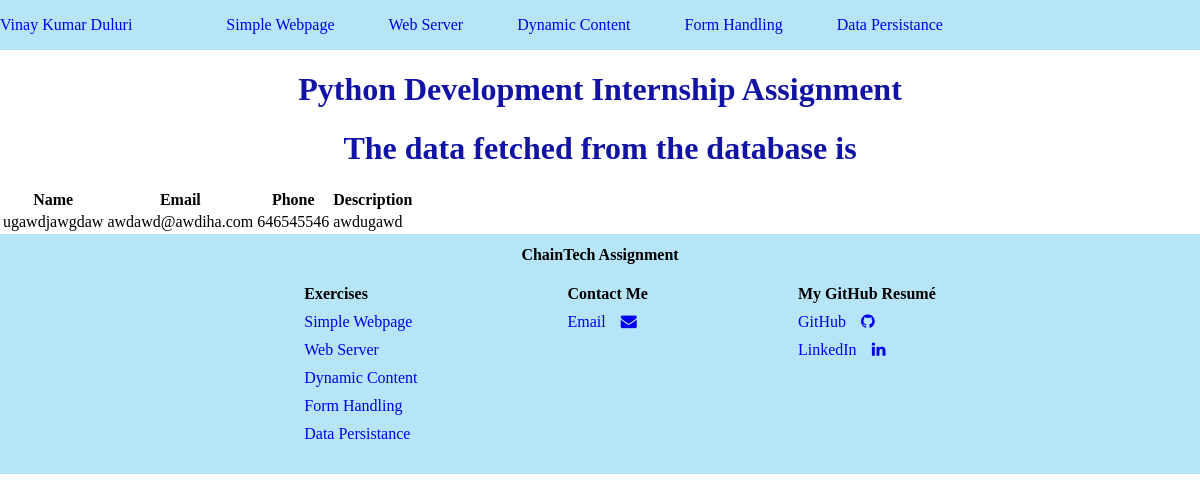
/datapersistance, run on an earlier commit of the app's database.
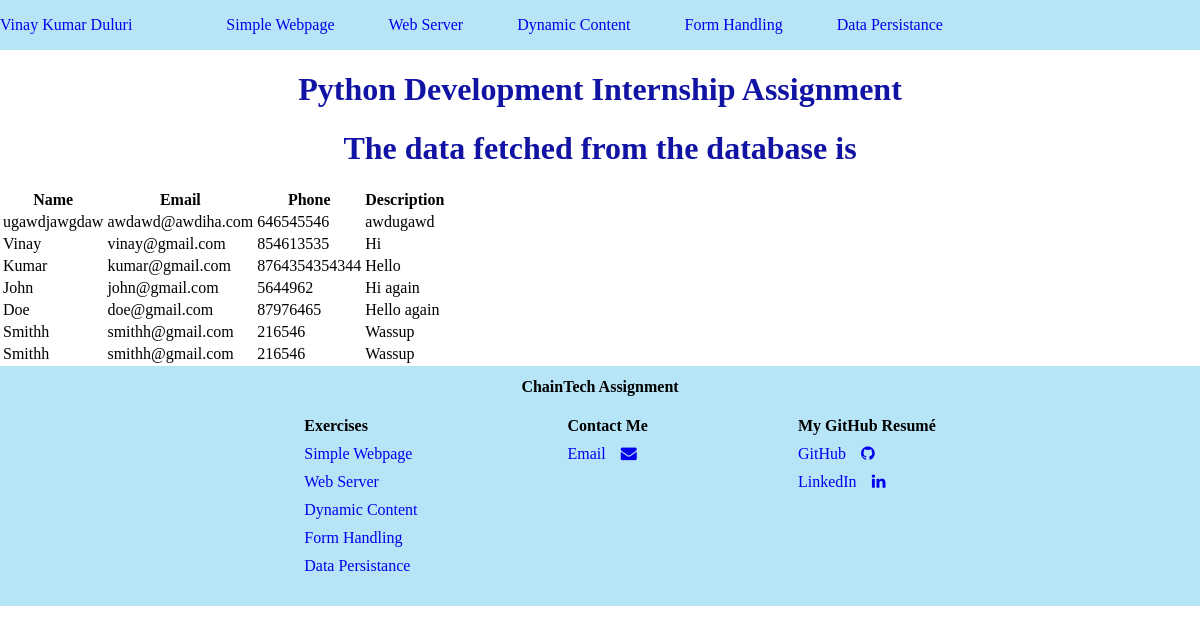
And on a later commit of the database.
### Assignment/models.py (models this page shows, shortened)
class SaveForms(models.Model):
    name = models.CharField(max_length=225, null=True)
    email = models.CharField(max_length=225, null=True)
    phone = models.IntegerField(null=True)
    desc = models.TextField(null=True)

### Assignment/views.py (the view)
# urls.py: path("datapersistance", views.datapersistance, name="datapersistance"),
def datapersistance(request):
    context = SaveForms.objects.all().values()
    return render(request, "datapersistance.html", {"context": context})

### templates/datapersistance.html (shortened to what this page needs)
{% extends "base.html"%}
{% block content%}
<h1>The data fetched from the database is</h1>
<table calss="table">
    <tr>
        <th>Name</th>
        <th>Email</th>
        <th>Phone</th>
        <th>Description</th>
    </tr>
    {% for data in context %}
    <tr>
        <td>{{data.name}}</td>
        <td>{{data.email}}</td>
        <td>{{data.phone}}</td>
        <td>{{data.desc}}</td>
    </tr>
    {% endfor %}
</table>
{% endblock %}

What changed in the data, as far as the page shows it:
added SaveForms: name "Vinay", email "vinay@gmail.com", phone "854613535", desc "Hi"
added SaveForms: name "Kumar", email "kumar@gmail.com", phone "8764354354344", desc "Hello"
added SaveForms: name "John", email "john@gmail.com", phone "5644962", desc "Hi again"
added SaveForms: name "Doe", email "doe@gmail.com", phone "87976465", desc "Hello again"
added SaveForms: name "Smithh", email "smithh@gmail.com", phone "216546", desc "Wassup"
added SaveForms: name "Smithh", email "smithh@gmail.com", phone "216546", desc "Wassup"
